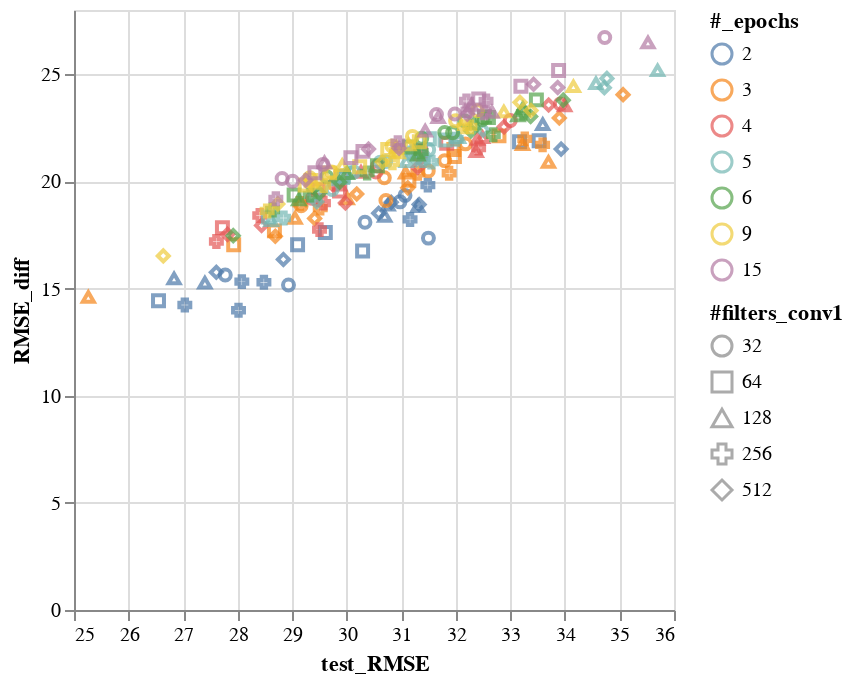

Notebook code for this chart:
### Markdown cell above
Results from the most recent tuning group were viewed below.

ADDED NOTE FOR SMOOTHED DATA ANALYSIS: As can be seen in the visualization below, the difference between test and train RMSE does not drop significantly below 14, meaning the models do not generalize to the test data after training. It was assumed this is due to problems in the smoothing process (was an issue with the input data), and further analysis was abandoned.

### Code cell
print(loops.keys())
plot_results(pd.DataFrame(record), list(loops.keys()))

# display(plot_results(pd.DataFrame(record), ['#filters_conv1', '#filters_conv2']))
# display(plot_results(pd.DataFrame(record), ['#filters_conv2', 'filter_size_conv2']))

### Figure 1 — Vega-Lite specification as saved in the notebook (floating-point values rounded to 4 significant figures; data arrays with more than 128 entries replaced by an {"elided": "..."} marker saying what was removed)
{"config": {"view": {"continuousWidth": 300, "continuousHeight": 300}}, "data": {"name": "data-340a31188d3405cc34958bf995911869"}, "mark": {"type": "point"}, "encoding": {"color": {"field": "#_epochs", "type": "nominal"}, "shape": {"field": "#filters_conv1", "type": "nominal"}, "x": {"field": "test_RMSE", "scale": {"zero": false}, "type": "quantitative"}, "y": {"field": "RMSE_diff", "type": "quantitative"}}, "$schema": "https://vega.github.io/schema/vega-lite/v5.20.1.json", "datasets": {"data-340a31188d3405cc34958bf995911869": {"elided": "210 records"}}}
